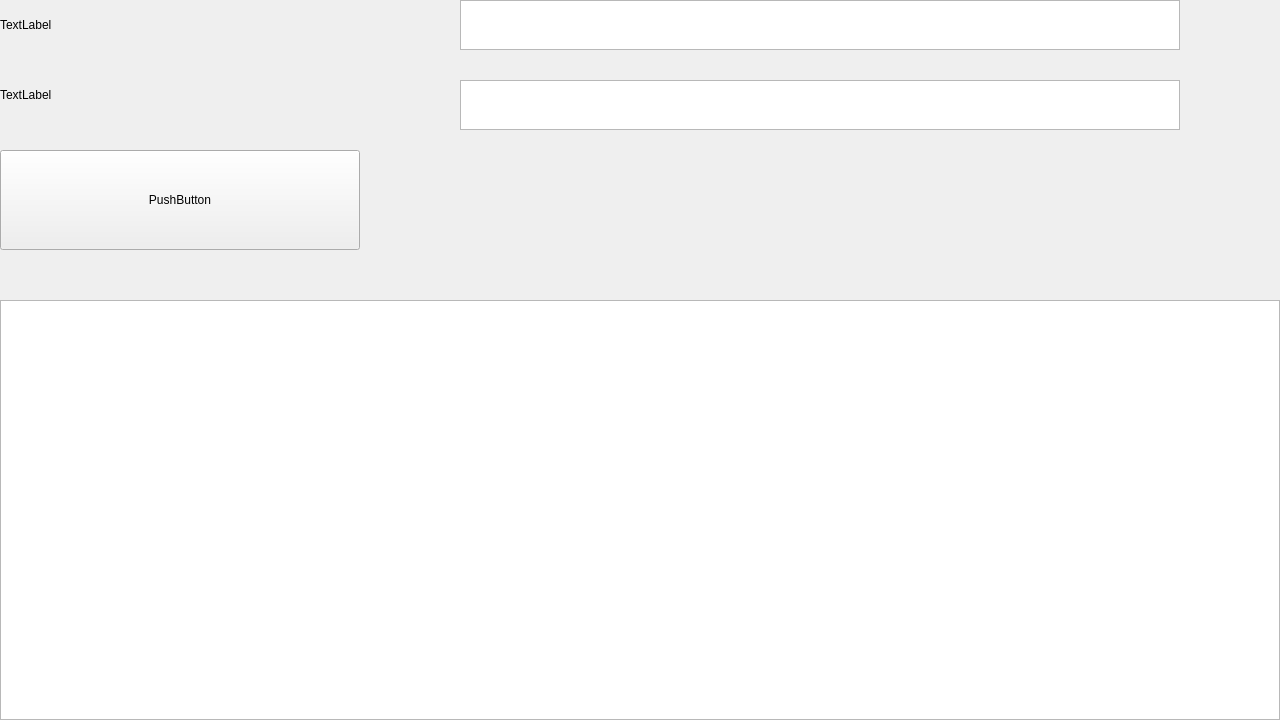
<?xml version="1.0" encoding="UTF-8"?>
<ui version="4.0">
 <class>MainWindow</class>
 <widget class="QMainWindow" name="MainWindow">
  <property name="geometry">
   <rect>
    <x>0</x>
    <y>0</y>
    <width>1280</width>
    <height>720</height>
   </rect>
  </property>
  <property name="windowTitle">
   <string>MainWindow</string>
  </property>
  <widget class="QWidget" name="centralWidget">
   <widget class="QLabel" name="label">
    <property name="geometry">
     <rect>
      <x>0</x>
      <y>0</y>
      <width>381</width>
      <height>50</height>
     </rect>
    </property>
    <property name="text">
     <string>TextLabel</string>
    </property>
   </widget>
   <widget class="QPushButton" name="pushButton">
    <property name="geometry">
     <rect>
      <x>0</x>
      <y>150</y>
      <width>360</width>
      <height>100</height>
     </rect>
    </property>
    <property name="text">
     <string>PushButton</string>
    </property>
   </widget>
   <widget class="QTextEdit" name="textEdit">
    <property name="geometry">
     <rect>
      <x>460</x>
      <y>0</y>
      <width>720</width>
      <height>50</height>
     </rect>
    </property>
    <property name="inputMethodHints">
     <set>Qt::ImhDigitsOnly</set>
    </property>
   </widget>
   <widget class="QGraphicsView" name="graphicsView">
    <property name="geometry">
     <rect>
      <x>0</x>
      <y>300</y>
      <width>1280</width>
      <height>420</height>
     </rect>
    </property>
   </widget>
   <widget class="QLabel" name="label_2">
    <property name="geometry">
     <rect>
      <x>0</x>
      <y>70</y>
      <width>381</width>
      <height>50</height>
     </rect>
    </property>
    <property name="text">
     <string>TextLabel</string>
    </property>
   </widget>
   <widget class="QTextEdit" name="textEdit_2">
    <property name="geometry">
     <rect>
      <x>460</x>
      <y>80</y>
      <width>720</width>
      <height>50</height>
     </rect>
    </property>
    <property name="inputMethodHints">
     <set>Qt::ImhDigitsOnly</set>
    </property>
   </widget>
  </widget>
 </widget>
 <layoutdefault spacing="6" margin="11"/>
 <resources/>
 <connections/>
</ui>
